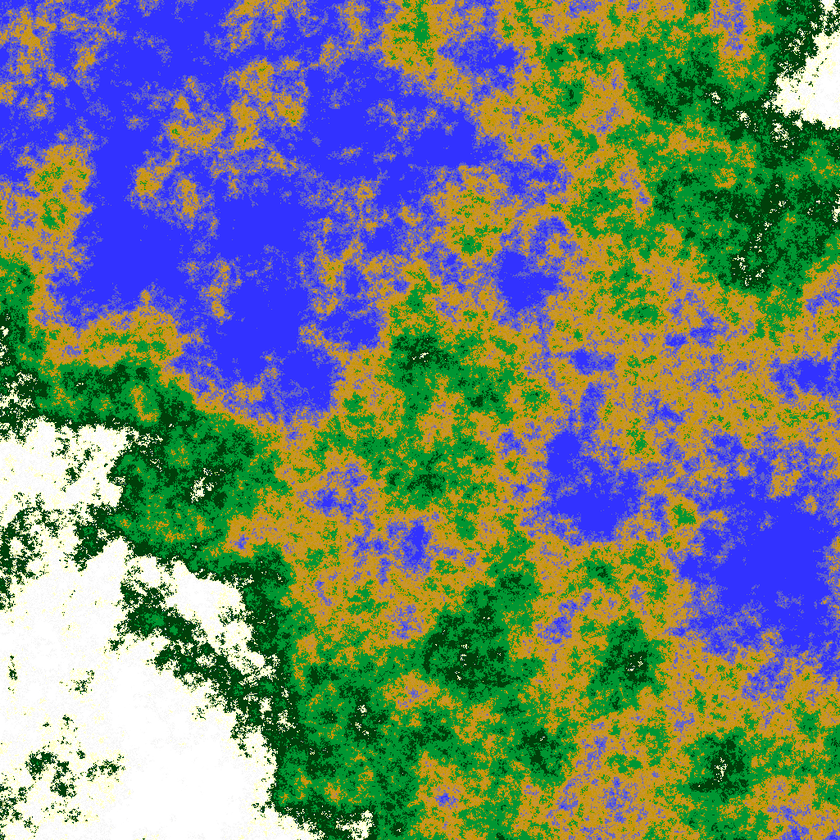
#> input picture Algos/Python/DiamondSquare/output.gif, 840 x 840 px, shrunk from 1025 x 1025 before the run
$ python binary_filtering.py ../DiamondSquare/output.gif
#> lines starting #> are read from the running program, lines starting #| are printed output that depends on the picture; after the words box and inside, x2 and y2 are one past the last pixel; in counts of white or black regions, pixels touching at a corner belong together
##################################################
## Author: https://github.com/Umwelt32/QuickCode
## Copyright: 2022
## binary filtering
## References:
##############
##############
##################################################

import cv2,numpy,math,sys

def _load_img_grayscale(path):
#> called with path = '../DiamondSquare/output.gif'
    return cv2.cvtColor(cv2.imread(str(path)), cv2.COLOR_BGR2GRAY)
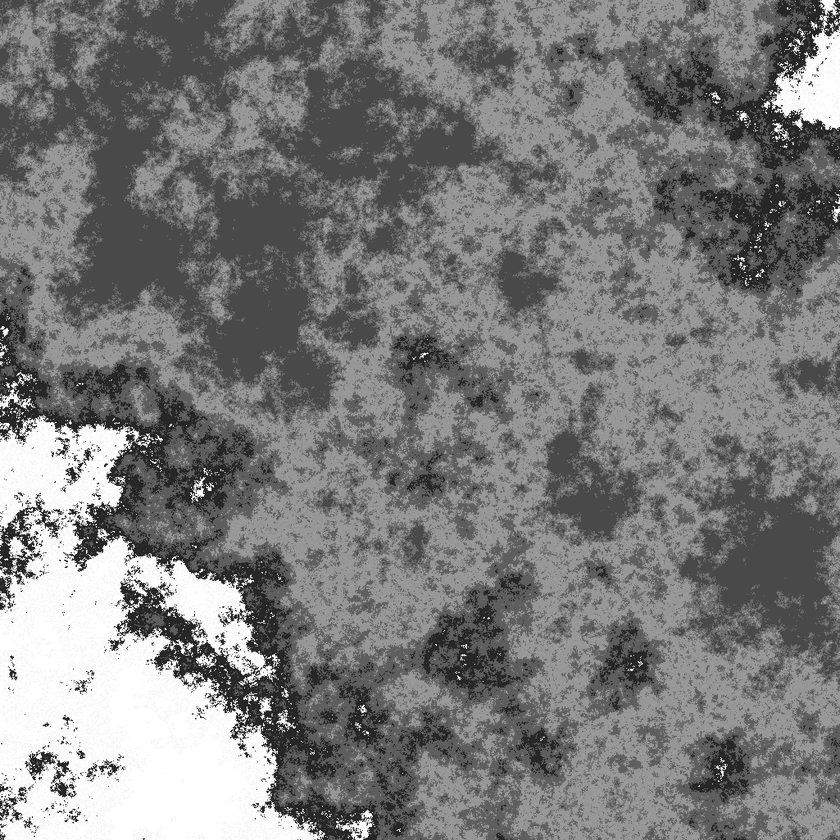
#> returned value: shape (840, 840); min 23, max 255, mean 123.4

def _img_binary_filtering(img,t):
#> called with t = 0.75
    _max = int(numpy.max(img))
    _tv  = int(math.floor(float(_max)*t))
    ret,_img = cv2.threshold(img,_tv,_max,cv2.THRESH_BINARY)
#> ret = 191
    _img[_img!=0]=255
    _img=255-_img
    return _img

def _img_binary_filtering_path(path,t):
    return _img_binary_filtering(_load_img_grayscale(path),t)
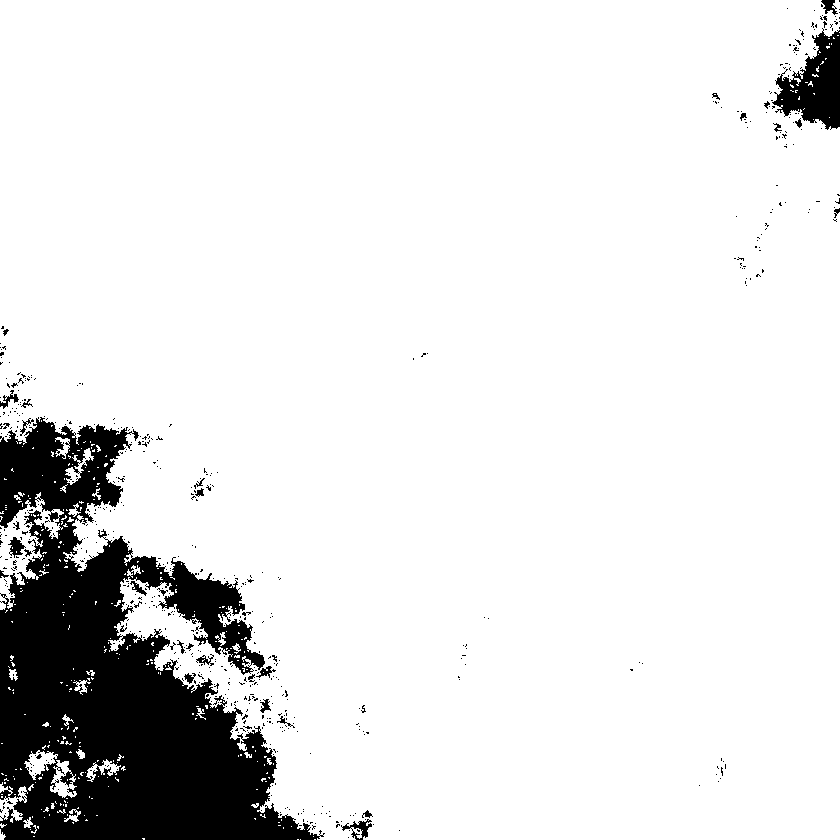
#> returned value: shape (840, 840); 89.1% white; 611 black regions (577 under 20 px), largest, box (x1, y1, x2, y2) and area: (0, 417, 325, 840) 69856, (772, 28, 840, 130) 3756, (341, 819, 372, 840) 245

def _img_save(path,img):
    cv2.imwrite(path,img)

if __name__ == "__main__":
    _img_save('output.bmp',_img_binary_filtering_path(str(sys.argv[1]),0.75))
